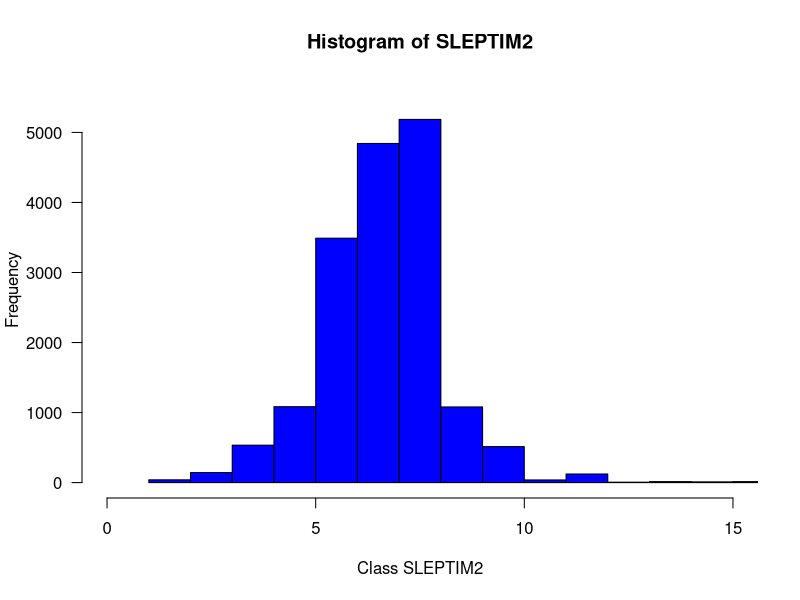
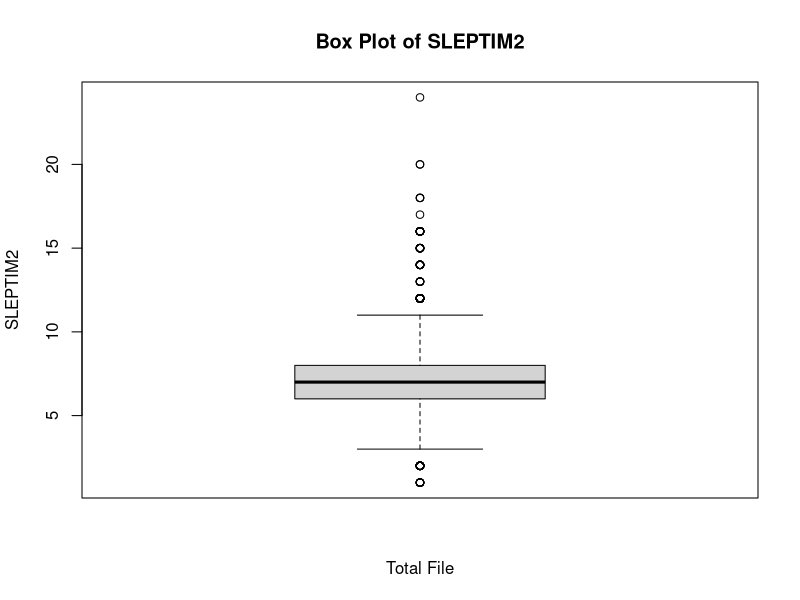
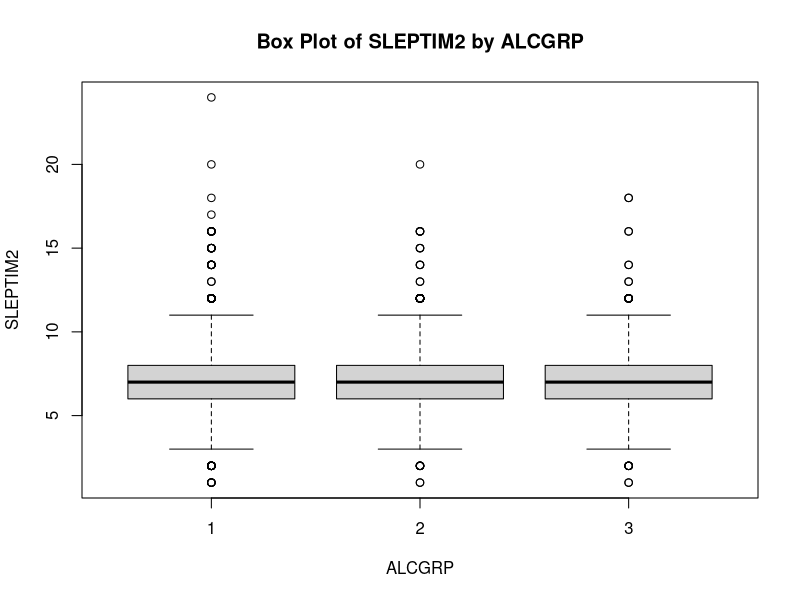

Recreate these plots in R, in order. (Note: this script raises an error after producing the figures.)
################################################
#########  BRFSS Healthcare Analytics  #########
##########    Discriptive Analysis    ##########
################################################

# Import the libraries
library(gtools)
library(plyr)

# Setting working directory
getwd()
setwd("C:/Users/ ...")


### Descriptive Analysis ###

# Read in brfss_clean table
brfss <- read.csv(file="data/brfss_clean.csv", header=TRUE, sep=",")

## Look at distribution of categorical outcome asthma
AsthmaFreq <- table(brfss$ASTHMA4)
AsthmaFreq
write.csv(AsthmaFreq, file = "AsthmaFreq.csv")

# What proportion of our dataset has ashtma?
PropAsthma <- 1562/15566
PropAsthma

# Look at categorical outcome asthma by exposure, ALCGRP
AsthmaAlcFreq <- table(brfss$ASTHMA4, brfss$ALCGRP)
AsthmaAlcFreq
write.csv(AsthmaAlcFreq, file = "AsthmaAlcFreq.csv")


## Look at distribution of sleep duration 
#summary statistics
summary(brfss$SLEPTIM2)

# Create a histogram and a box plot of total file
hist(brfss$SLEPTIM2, 
     main = "Histogram of SLEPTIM2",
     xlab = "Class SLEPTIM2",
     ylab = "Frequency",
     xlim=c(0,15), 
     ylim=c(0,5500),
     border = "black",
     col= "blue",
     las = 1,
     breaks = 24)

boxplot(brfss$SLEPTIM2, main="Box Plot of SLEPTIM2", 
        xlab="Total File", ylab="SLEPTIM2")

# Create box plots of groups next to each other
boxplot(SLEPTIM2~ALCGRP, data=brfss,
        main="Box Plot of SLEPTIM2 by ALCGRP", 
        xlab="ALCGRP", ylab="SLEPTIM2")



### Complete the Frequency Table ###

## Calculate the frequence for the Categorical Table
# Use macro calculation for overall frequency
FreqTbl <- defmacro(OutputTable, InputVar, CSVTable, 
                    expr={
                            OutputTable <- table(InputVar);
                            write.csv(OutputTable, file = paste0(CSVTable, ".csv"))
                    })

FreqTbl (AlcFreq, brfss$ALCGRP, "Alc")
FreqTbl (AgeFreq, brfss$X_AGE_G, "Age")
FreqTbl (SexFreq, brfss$SEX, "Sex")
FreqTbl (HispFreq, brfss$X_HISPANC, "Hisp")
FreqTbl (RaceFreq, brfss$RACEGRP, "Race")
FreqTbl (MaritalFreq, brfss$MARGRP, "Mar")
FreqTbl (EdFreq, brfss$EDGROUP, "Ed")
FreqTbl (IncFreq, brfss$INCOME3, "Inc")
FreqTbl (BMIFreq, brfss$BMICAT, "BMI")
FreqTbl (SmokeFreq, brfss$SMOKGRP, "Smok")
FreqTbl (ExerFreq, brfss$EXERANY3, "Exer")
FreqTbl (HlthPlanFreq, brfss$HLTHPLN2, "HlthPln")
FreqTbl (GenHlthFreq, brfss$GENHLTH2, "GenHlth")


# Subset dataset with only asthma people
asthmaonly <- subset(brfss, ASTHMA4 == 1)
table(asthmaonly$ASTHMA4)
nrow(asthmaonly)

AsthmaFreq <- table(asthmaonly$ASTHMA4)
AsthmaFreq
write.csv(AsthmaFreq, file = "Asthma.csv")

# Use macro calculation for only asthma frequency
FreqTbl (AlcGrpFreq, asthmaonly$ALCGRP, "Alc")
FreqTbl (AgeGrpFreq, asthmaonly$X_AGE_G, "Age")
FreqTbl (SexFreq, asthmaonly$SEX, "Sex")
FreqTbl (HispFreq, asthmaonly$X_HISPANC, "Hisp")
FreqTbl (RaceFreq, asthmaonly$RACEGRP, "Race")
FreqTbl (MaritalFreq, asthmaonly$MARGRP, "Mar")
FreqTbl (EdFreq, asthmaonly$EDGROUP, "Ed")
FreqTbl (IncFreq, asthmaonly$INCOME3, "Inc")
FreqTbl (BMIFreq, asthmaonly$BMICAT, "BMI")
FreqTbl (SmokeFreq, asthmaonly$SMOKGRP, "Smok")
FreqTbl (ExerFreq, asthmaonly$EXERANY3, "Exer")
FreqTbl (HlthPlanFreq, asthmaonly$HLTHPLN2, "HlthPln")
FreqTbl (GenHlthFreq, asthmaonly$GENHLTH2, "GenHlth")


# Subset dataset with no asthma
noasthmaonly <- subset(brfss, ASTHMA4 != 1)
table(noasthmaonly $ASTHMA4)
nrow(noasthmaonly)

AsthmaFreq <- table(noasthmaonly$ASTHMA4)
AsthmaFreq
write.csv(AsthmaFreq, file = "Asthma.csv")

# Use macro calculation for no asthma frequency
FreqTbl (AlcGrpFreq, noasthmaonly$ALCGRP, "Alc")
FreqTbl (AgeGrpFreq, noasthmaonly$X_AGE_G, "Age")
FreqTbl (SexFreq, noasthmaonly$SEX, "Sex")
FreqTbl (HispFreq, noasthmaonly$X_HISPANC, "Hisp")
FreqTbl (RaceFreq, noasthmaonly$RACEGRP, "Race")
FreqTbl (MaritalFreq, noasthmaonly$MARGRP, "Mar")
FreqTbl (EdFreq, noasthmaonly$EDGROUP, "Ed")
FreqTbl (IncFreq, noasthmaonly$INCOME3, "Inc")
FreqTbl (BMIFreq, noasthmaonly$BMICAT, "BMI")
FreqTbl (SmokeFreq, noasthmaonly$SMOKGRP, "Smok")
FreqTbl (ExerFreq, noasthmaonly$EXERANY3, "Exer")
FreqTbl (HlthPlanFreq, noasthmaonly$HLTHPLN2, "HlthPln")
FreqTbl (GenHlthFreq, noasthmaonly$GENHLTH2, "GenHlth")


## Calculate the Mean and SD for the Continuous Table
# Calculate the Mean and SD for SLEPTIM2
mean(brfss$SLEPTIM2)
sd(brfss$SLEPTIM2)

# Example using the ddply function to calculate mean and SD for differnet level
ddply(brfss,~ALCGRP,summarise,mean=mean(SLEPTIM2),sd=sd(SLEPTIM2))

# Use marco to calculate mean and SD for all category levels
SumTbl <- defmacro(OutputTable, GroupVar, CSVTable,
                   expr={
                           OutputTable <- ddply(brfss,~GroupVar,summarise,mean=mean(SLEPTIM2),sd=sd(SLEPTIM2));
                           write.csv(OutputTable, file = paste0(CSVTable, ".csv"))
                   })

# Use macro calculation for mean and SD
SumTbl (AlcGrpSum, brfss$ALCGRP, "Alc")
SumTbl (AgeGrpSum, brfss$X_AGE_G, "Age")
SumTbl (SexSum, brfss$SEX, "Sex")
SumTbl (HispSum, brfss$X_HISPANC, "Hisp")
SumTbl (RaceSum, brfss$RACEGRP, "Race")
SumTbl (MaritalSum, brfss$MARGRP, "Mar")
SumTbl (EdSum, brfss$EDGROUP, "Ed")
SumTbl (IncSum, brfss$INCOME3, "Inc")
SumTbl (BMISum, brfss$BMICAT, "BMI")
SumTbl (SmokeSum, brfss$SMOKGRP, "Smok")
SumTbl (ExerSum, brfss$EXERANY3, "Exer")
SumTbl (HlthPlanSum, brfss$HLTHPLN2, "HlthPln")
SumTbl (GenHlthSum, brfss$GENHLTH2, "GenHlth")
SumTbl (AsthmaSum, brfss$ASTHMA4, "Asthma")


### Bivariate Tests ###

# Load MASS library
library(MASS)

## Chi-Square Test:

# Create a table for frequency count of Asthma in each ALCGRP
AlcTbl = table(brfss$ASTHMA4, brfss$ALCGRP) 
AlcTbl

# Run the Chi-Square test
chisq.test(AlcTbl)  

# Create a marco to run the test for different variables
ChiTest <- defmacro(VarName, TblName, expr={
        TblName = table(brfss$ASTHMA4, brfss$VarName); 
        chisq.test(TblName)})

ChiTest(ALCGRP, AlcTbl)
ChiTest(X_AGE_G, AgeTbl)
ChiTest(SEX, SexTbl)
ChiTest(X_HISPANC, HispTbl)
ChiTest(RACEGRP, RaceTbl)
ChiTest(MARGRP, MarTbl)
ChiTest(EDGROUP, EdTbl)
ChiTest(INCOME3, IncTbl)
ChiTest(BMICAT, BMITbl)
ChiTest(SMOKGRP, SmokTbl)
ChiTest(EXERANY3, ExerTbl)
ChiTest(HLTHPLN2, HlthPlnTbl)
ChiTest(GENHLTH2, GenHlthTbl)


## ANOVA Test:

# Run an ANOVA for SLEPTIM2 and ALCGRP
AlcANOVA <- lm(formula = SLEPTIM2 ~ ALCGRP, data = brfss)
summary(AlcANOVA)

# Use the marco calculation for other variables
ANOVATest <- defmacro(VarName, TblName, expr={
        TblName<- lm(formula = SLEPTIM2 ~ VarName, data = brfss);
        summary(TblName)})

ANOVATest (ALCGRP, AlcANOVA)
ANOVATest (X_AGE_G, AgeANOVA)
ANOVATest (X_HISPANC, HispANOVA)
ANOVATest (RACEGRP, RaceANOVA)
ANOVATest (MARGRP, MarANOVA)
ANOVATest (EDGROUP, EdANOVA)
ANOVATest (INCOME3, IncANOVA)
ANOVATest (BMICAT, BMIANOVA)
ANOVATest (SMOKGRP, SmokANOVA)
ANOVATest (EXERANY3, ExerANOVA)
ANOVATest (HLTHPLN2, HlthPlnANOVA)
ANOVATest (GENHLTH2, GenHlthANOVA)


## Independent T test:

# ttests for Asthma and Sex on SLEPTIM2
t.test(brfss$SLEPTIM2~brfss$ASTHMA4)
t.test(brfss$SLEPTIM2~brfss$SEX)
